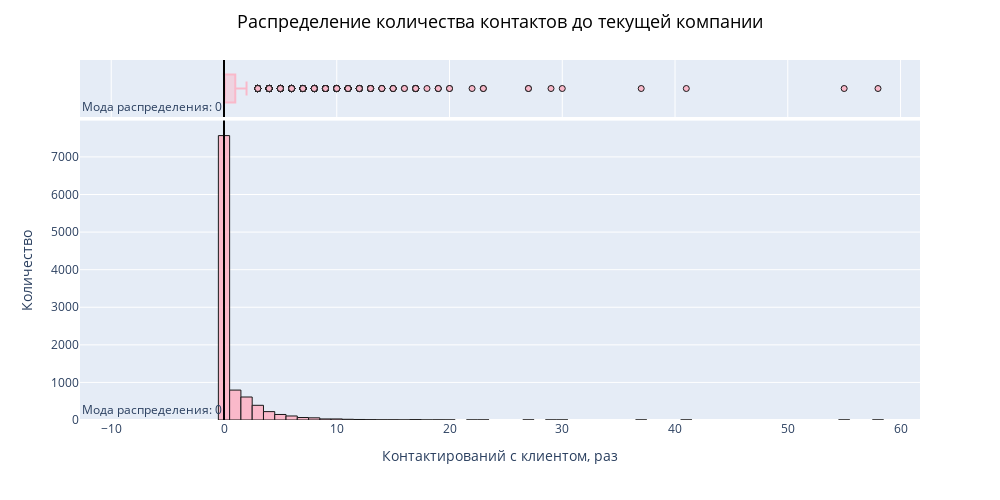

Notebook code for this chart:
### Code cell
quant_fig('previous', 'количества контактов до текущей компании', 'Контактирований с клиентом, раз')

### Figure 1 — Plotly figure (JSON) as saved in the notebook; plotly's stock layout.template omitted (floating-point values rounded to 4 significant figures; data arrays with more than 128 entries replaced by an {"elided": "..."} marker saying what was removed)
{"data": [{"alignmentgroup": "True", "bingroup": "x", "hoverinfo": "all", "hovertemplate": "Контактирований с клиентом, раз: %{x}<br> Количество: %{y}", "legendgroup": "", "marker": {"color": "rgb(252, 180, 198)", "line": {"color": "black", "width": 1}, "pattern": {"shape": ""}}, "name": "", "nbinsx": 100, "offsetgroup": "", "opacity": 0.9, "orientation": "v", "showlegend": false, "type": "histogram", "x": {"elided": "10105 int values"}, "xaxis": "x", "yaxis": "y"}, {"alignmentgroup": "True", "hoverinfo": "all", "hovertemplate": "Контактирований с клиентом, раз: %{x}<br> Количество: %{y}", "legendgroup": "", "marker": {"color": "rgb(252, 180, 198)", "line": {"color": "black", "width": 1}}, "name": "", "notched": true, "offsetgroup": "", "opacity": 0.9, "showlegend": false, "type": "box", "x": {"elided": "10105 int values"}, "xaxis": "x2", "yaxis": "y2"}], "layout": {"annotations": [{"showarrow": false, "text": "Мода распределения: 0", "x": 0, "xanchor": "right", "xref": "x", "y": 0, "yanchor": "bottom", "yref": "y domain"}, {"showarrow": false, "text": "Мода распределения: 0", "x": 0, "xanchor": "right", "xref": "x2", "y": 0, "yanchor": "bottom", "yref": "y2 domain"}], "barmode": "relative", "height": 500, "legend": {"tracegroupgap": 0}, "margin": {"t": 60}, "shapes": [{"line": {"color": "black", "width": 2}, "type": "line", "x0": 0, "x1": 0, "xref": "x", "y0": 0, "y1": 1, "yref": "y domain"}, {"line": {"color": "black", "width": 2}, "type": "line", "x0": 0, "x1": 0, "xref": "x2", "y0": 0, "y1": 1, "yref": "y2 domain"}], "title": {"font": {"color": "black", "size": 18}, "text": "Распределение количества контактов до текущей компании", "x": 0.5, "xanchor": "center", "y": 0.97, "yanchor": "top"}, "width": 1000, "xaxis": {"anchor": "y", "domain": [0, 1], "showspikes": true, "title": {"text": "Контактирований с клиентом, раз"}}, "xaxis2": {"anchor": "y2", "domain": [0, 1], "matches": "x", "showgrid": true, "showspikes": true, "showticklabels": false}, "yaxis": {"anchor": "x", "domain": [0, 0.8316], "showspikes": true, "title": {"text": "Количество"}}, "yaxis2": {"anchor": "x2", "domain": [0.8416, 1], "matches": "y2", "showgrid": false, "showline": false, "showspikes": true, "showticklabels": false, "ticks": ""}}}
